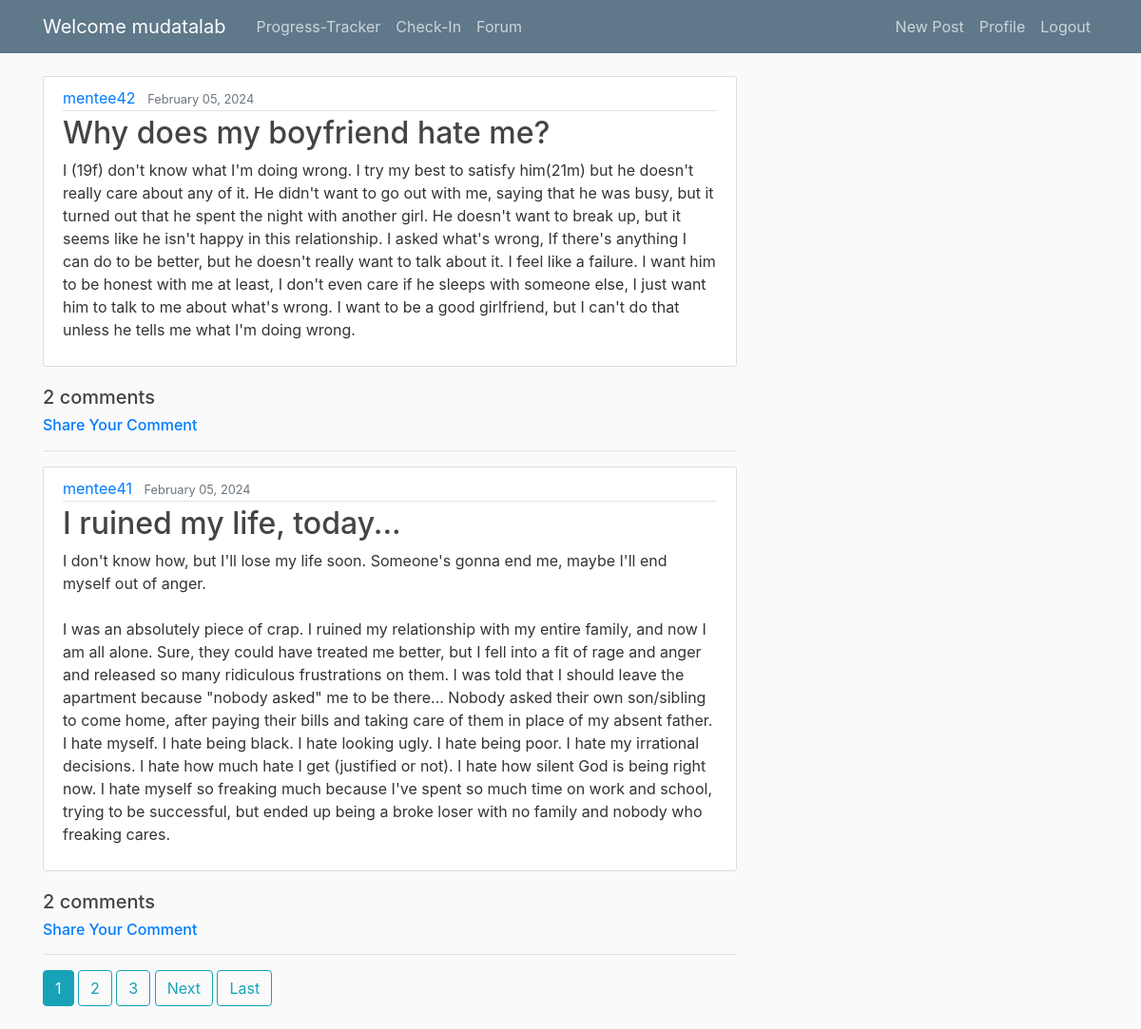
Before: /feed/ (signed in) with the older database file.
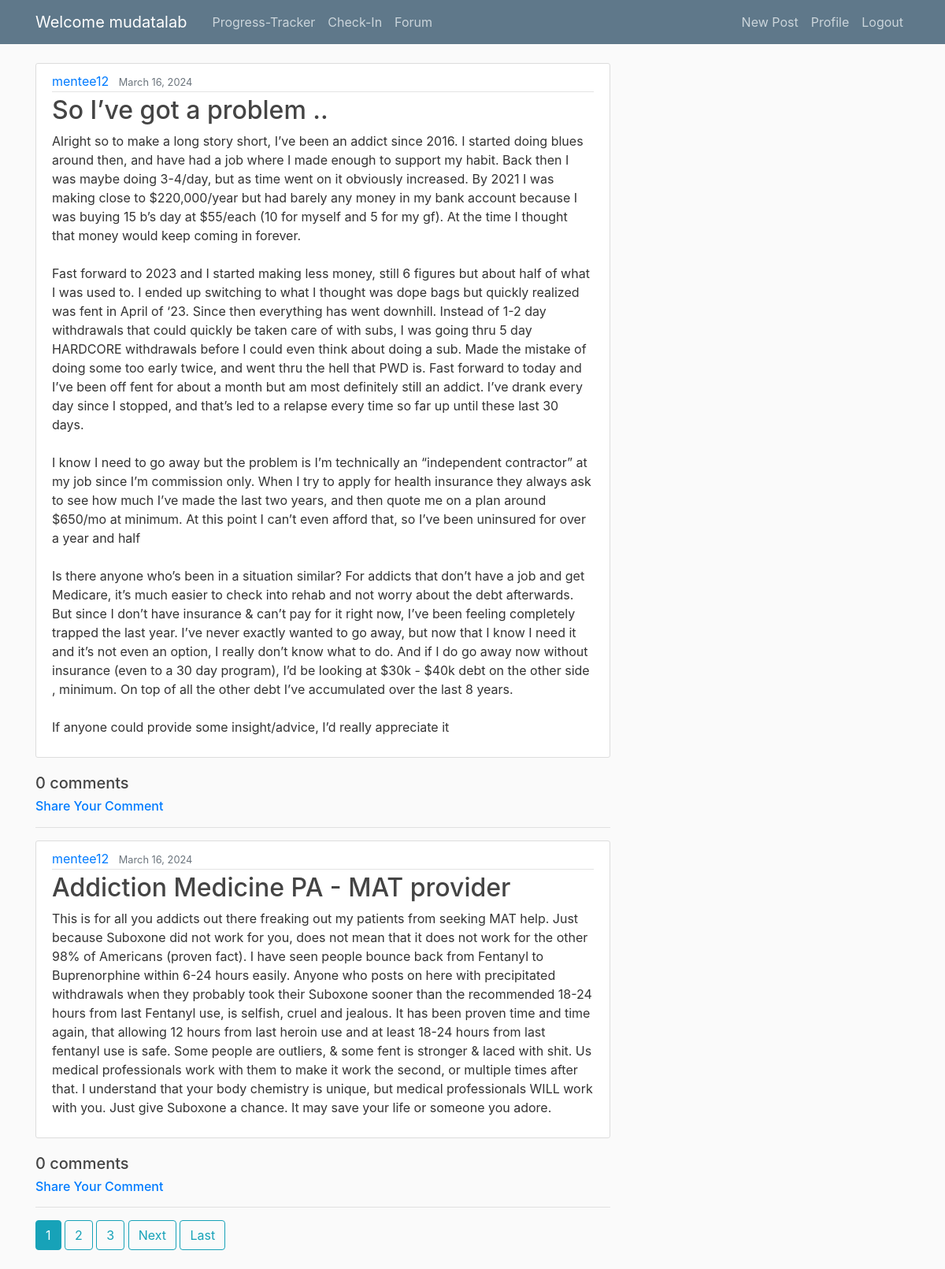
After: the same page with the newer database file.
### feed/models.py (models this page shows, shortened)
class Post(models.Model):
    title = models.CharField(max_length=100)
    content = models.TextField()
    date_posted = models.DateTimeField(default=timezone.now)
    author = models.ForeignKey(User, on_delete=models.CASCADE)

### feed/views.py (the view, shortened to what this page needs)
# urls.py: path('', PostListView.as_view(), name ='feed-forum'),
@method_decorator(login_required, name='dispatch')
class PostListView(ListView):
    model = Post
    template_name = 'feed/forum.html'  # view look for this pattern HTML template: <app>/<model>_<viewtype>.html
    context_object_name = 'posts'
    ordering = ['-date_posted']
    paginate_by = 2
    def get_queryset(self):
        user = User.objects.filter(username=self.request.user).first()
        if user.is_superuser:
            return Post.objects.all().order_by('-date_posted')

### feed/templates/feed/forum.html (shortened to what this page needs)
{% extends "feed/base.html" %}
{% block content %}
  {%if posts%}
    {% for post in posts %}
        <article class="media content-section">
          <div class="media-body">
            <div class="article-metadata">
              <a class="mr-2" href="{% url 'user-posts' post.author.username %}">{{ post.author }}</a>
              <small class="text-muted">{{ post.date_posted|date:"F d, Y" }}</small>
            </div>
            <h2><a class="article-title" href="{% url 'post-detail' post.id %}">{{ post.title }}</a></h2>
            <p class="article-content">{{ post.content }}</p>
          </div>
        </article>
        {% with comments=post.comment_set.all %}
          {% with comments_count=comments|length %}
            <h5> {{comments_count}} comments </h5>
          {% endwith %}
        {% endwith %}
        <h6> <a href="{% url 'post-detail' post.id %}">Share Your Comment</a> </h6>
        <hr>
    {% endfor %}
    {% if is_paginated %}
      {% for num in page_obj.paginator.page_range %}
        {% if page_obj.number == num %}
          <a class="btn btn-info mb-4" href="?page={{ num }}">{{ num }}</a>
        {% elif num > page_obj.number|add:'-3' and num < page_obj.number|add:'3' %}
          <a class="btn btn-outline-info mb-4" href="?page={{ num }}">{{ num }}</a>
        {% endif %}
      {% endfor %}
      {% if page_obj.has_next %}
        <a class="btn btn-outline-info mb-4" href="?page={{ page_obj.next_page_number }}">Next</a>
        <a class="btn btn-outline-info mb-4" href="?page={{ page_obj.paginator.num_pages }}">Last</a>
      {% endif %}
    {% endif %}
  {% else %}
    <p class="no-posts">No post available at this time.</p>
  {% endif %}
{% endblock content %}

Changed rows visible on the page:
removed Post: author "mentee42", date_posted "February 05, 2024", title "Why does my boyfriend hate me?", content "I (19f) don't know what I'm doing wrong. I try my best to satisfy him(21m) but he doesn't really care about any of it. He didn't want to go out with me, saying that he was busy, but it turned out that he spent the night with another girl. He doesn't want to break up, but it seems like he isn't happy in this relationship. I asked what's wrong, If there's anything I can do to be better, but he doesn't really want to talk about it. I feel like a failure. I want him to be honest with me at least, I don't even care if he sleeps with someone else, I just want him to talk to me about what's wrong. I want to be a good girlfriend, but I can't do that unless he tells me what I'm doing wrong.", comments_count "2"
removed Post: author "mentee41", date_posted "February 05, 2024", title "I ruined my life, today...", content "I don't know how, but I'll lose my life soon. Someone's gonna end me, maybe I'll end myself out of anger. I was an absolutely piece of crap. I ruined my relationship with my entire family, and now I am all alone. Sure, they could have treated me better, but I fell into a fit of rage and anger and released so many ridiculous frustrations on them. I was told that I should leave the apartment because \"nobody asked\" me to be there... Nobody asked their own son/sibling to come home, after paying their bills and taking care of them in place of my absent father. I hate myself. I hate being black. I hate looking ugly. I hate being poor. I hate my irrational decisions. I hate how much hate I get…", comments_count "2"
now on this page (row edited): Post: author "mentee12", date_posted "March 16, 2024", title "So I’ve got a problem ..", content "Alright so to make a long story short, I’ve been an addict since 2016. I started doing blues around then, and have had a job where I made enough to support my habit. Back then I was maybe doing 3-4/day, but as time went on it obviously increased. By 2021 I was making close to $220,000/year but had barely any money in my bank account because I was buying 15 b’s day at $55/each (10 for myself and 5 for my gf). At the time I thought that money would keep coming in forever. Fast forward to 2023 and I started making less money, still 6 figures but about half of what I was used to. I ended up switching to what I thought was dope bags but quickly realized was fent in April of ‘23. Since then…", comments_count "0"
added Post: author "mentee12", date_posted "March 16, 2024", title "Addiction Medicine PA - MAT provider", content "This is for all you addicts out there freaking out my patients from seeking MAT help. Just because Suboxone did not work for you, does not mean that it does not work for the other 98% of Americans (proven fact). I have seen people bounce back from Fentanyl to Buprenorphine within 6-24 hours easily. Anyone who posts on here with precipitated withdrawals when they probably took their Suboxone sooner than the recommended 18-24 hours from last Fentanyl use, is selfish, cruel and jealous. It has been proven time and time again, that allowing 12 hours from last heroin use and at least 18-24 hours from last fentanyl use is safe. Some people are outliers, & some fent is stronger & laced with shit.…", comments_count "0"
